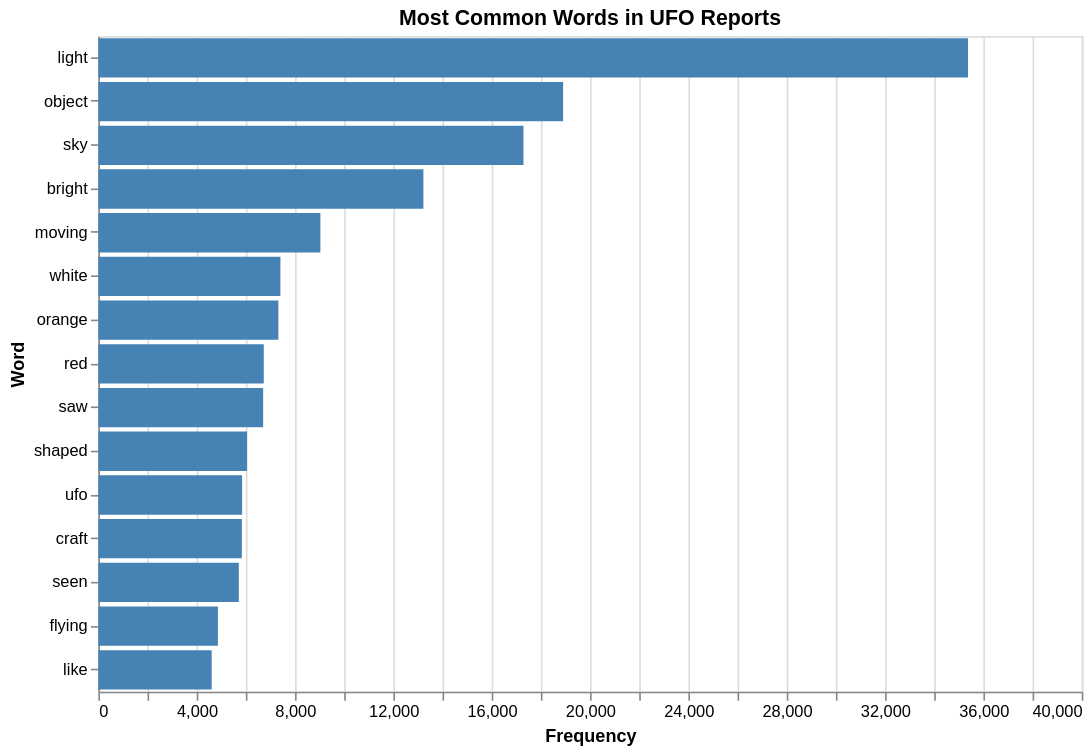

Source (notebook cell):
### Markdown cell above
Visualizations with Altair

### Code cell
import altair as alt

top15 = pd.DataFrame(word_freq.most_common(15), columns=['word', 'count'])

chart = alt.Chart(top15).mark_bar(color='steelblue').encode(
    x=alt.X('count:Q', title='Frequency'),
    y=alt.Y('word:N', sort='-x', title='Word')
).properties(
    title='Most Common Words in UFO Reports',
    width=600,
    height=400
)

chart.display()

### Figure 1 — Vega-Lite specification as saved in the notebook (floating-point values rounded to 4 significant figures)
{"config": {"view": {"continuousWidth": 300, "continuousHeight": 300}}, "data": {"name": "data-b0161dcf4dd512b0a2c5da8210ee299f"}, "mark": {"type": "bar", "color": "steelblue"}, "encoding": {"x": {"field": "count", "title": "Frequency", "type": "quantitative"}, "y": {"field": "word", "sort": "-x", "title": "Word", "type": "nominal"}}, "height": 400, "title": "Most Common Words in UFO Reports", "width": 600, "$schema": "https://vega.github.io/schema/vega-lite/v5.20.1.json", "datasets": {"data-b0161dcf4dd512b0a2c5da8210ee299f": [{"word": "light", "count": 35375}, {"word": "object", "count": 18905}, {"word": "sky", "count": 17292}, {"word": "bright", "count": 13222}, {"word": "moving", "count": 9032}, {"word": "white", "count": 7406}, {"word": "orange", "count": 7323}, {"word": "red", "count": 6729}, {"word": "saw", "count": 6703}, {"word": "shaped", "count": 6048}, {"word": "ufo", "count": 5848}, {"word": "craft", "count": 5837}, {"word": "seen", "count": 5713}, {"word": "flying", "count": 4863}, {"word": "like", "count": 4610}]}}
